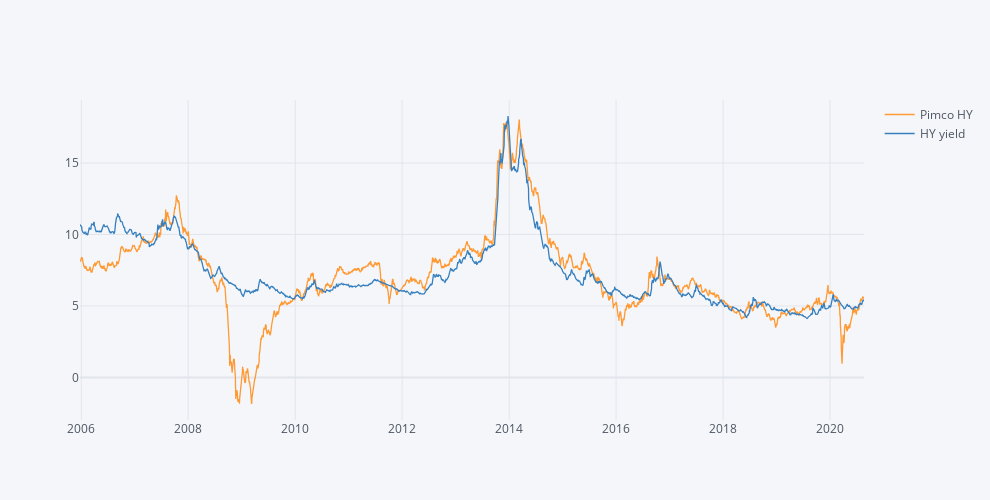

Notebook code cell kept with this figure:
### Code cell
data_2.iplot(dimensions=pa.dimensions)

### Figure 1 — Plotly figure (JSON) as saved in the notebook; plotly's stock layout.template omitted (floating-point values rounded to 4 significant figures; data arrays with more than 128 entries replaced by an {"elided": "..."} marker saying what was removed)
{"data": [{"line": {"color": "rgba(255, 153, 51, 1.0)", "dash": "solid", "shape": "linear", "width": 1.3}, "mode": "lines", "name": "Pimco HY", "text": "", "type": "scatter", "x": {"elided": "3644 str values"}, "y": {"elided": "3644 float values"}}, {"line": {"color": "rgba(55, 128, 191, 1.0)", "dash": "solid", "shape": "linear", "width": 1.3}, "mode": "lines", "name": "HY yield", "text": "", "type": "scatter", "x": {"elided": "3644 str values"}, "y": {"elided": "3644 float values"}}], "layout": {"height": 500, "legend": {"bgcolor": "#F5F6F9", "font": {"color": "#4D5663"}}, "paper_bgcolor": "#F5F6F9", "plot_bgcolor": "#F5F6F9", "title": {"font": {"color": "#4D5663"}}, "width": 990, "xaxis": {"autorange": true, "gridcolor": "#E1E5ED", "range": ["2005-12-23", "2020-08-20"], "showgrid": true, "tickfont": {"color": "#4D5663"}, "title": {"font": {"color": "#4D5663"}, "text": ""}, "type": "date", "zerolinecolor": "#E1E5ED"}, "yaxis": {"autorange": true, "gridcolor": "#E1E5ED", "range": [-2.976, 19.41], "showgrid": true, "tickfont": {"color": "#4D5663"}, "title": {"font": {"color": "#4D5663"}, "text": ""}, "type": "linear", "zerolinecolor": "#E1E5ED"}}}
